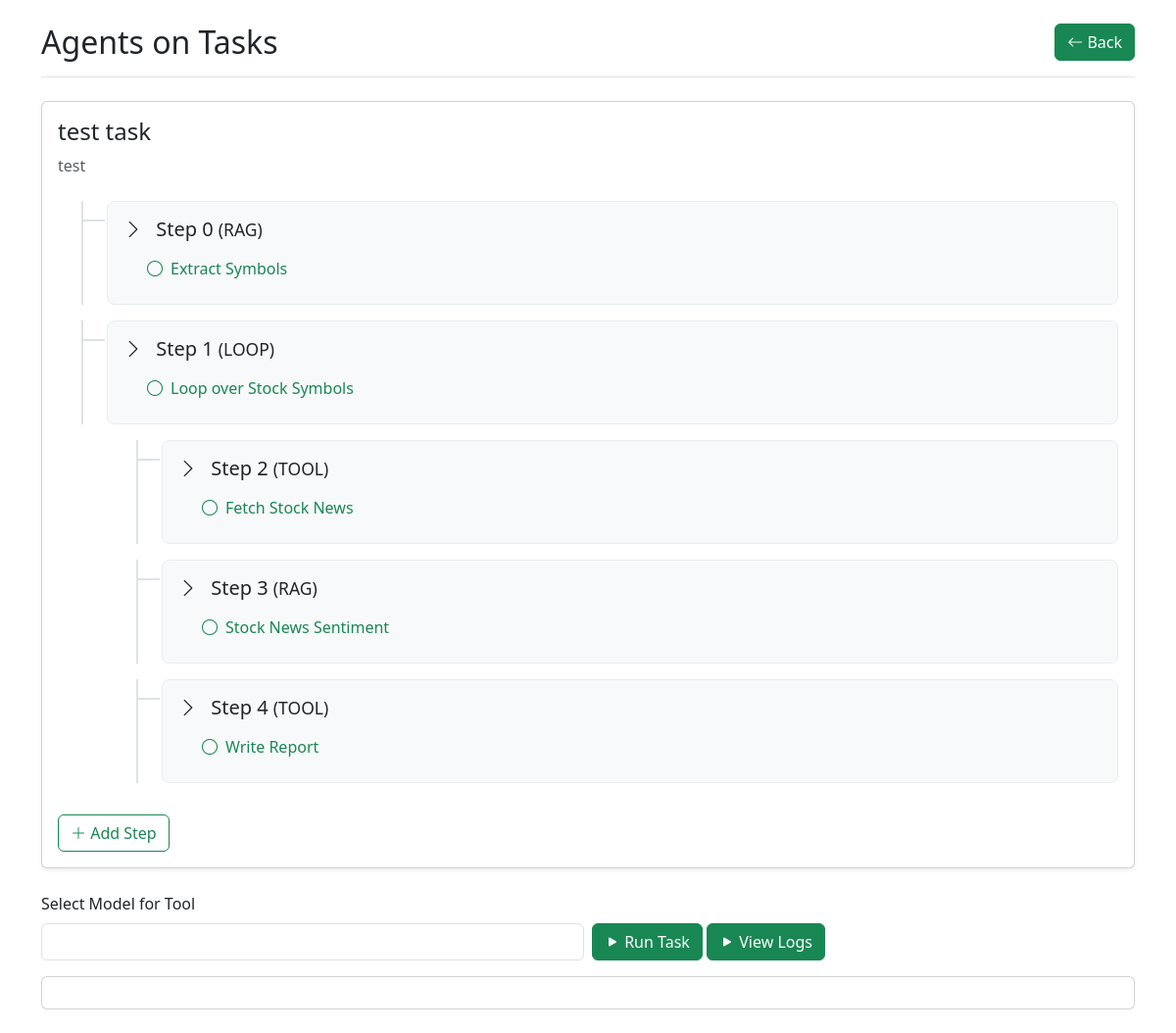
Page /task/edit/15 on the earlier database version.
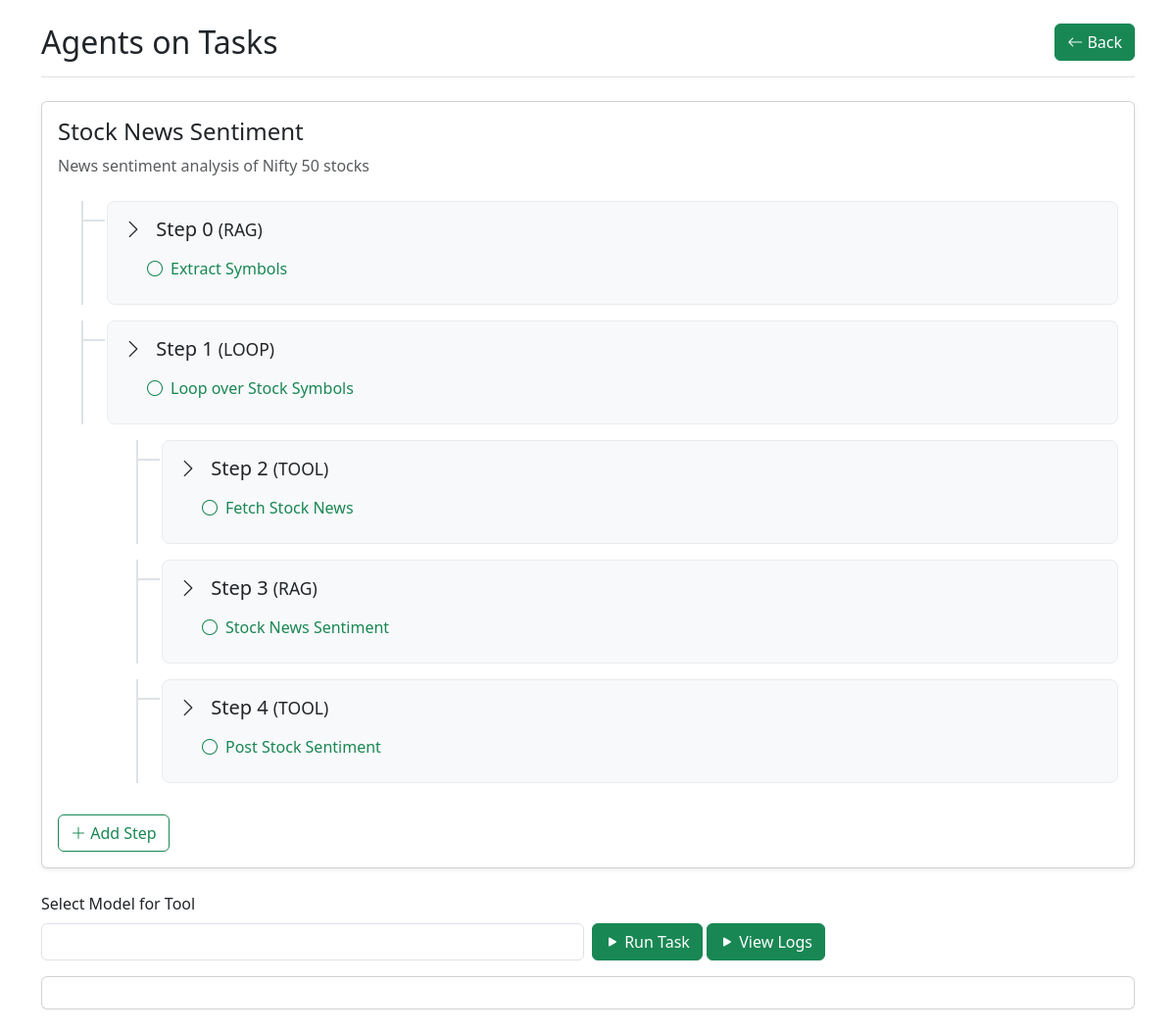
Same page on the later database version.
### agentoapp/models.py (models this page shows, shortened)
class Task(models.Model):
    name = models.CharField(max_length=100)
    description = models.CharField(max_length=100)

class SubTask(models.Model):
    belongs_to = models.ForeignKey(Task,on_delete=models.DO_NOTHING)
    type = models.CharField(max_length=20,choices=(("TOOL",'Tool'),('RAG','RAG'),('LOOP','Loop')))
    model = models.CharField(max_length=24)
    name = models.CharField(max_length=100)
    context = models.CharField(max_length=2048)
    instruction = models.CharField(max_length=2048)
    outputFormatInstruction = models.CharField(max_length=2048)
    knowledgerep = models.ForeignKey(KnowledgeRep,on_delete=models.DO_NOTHING,null=True,blank=True)
    step = models.IntegerField()
    def __str__(self):
        return self.name

### agentoapp/views.py (the view, shortened to what this page needs)
# urls.py: path('task/<str:action>/<int:id>', name='task',view=task),
def task(request,action,id):
    print(action,id)
    print(request.POST)
    if action == 'create' and request.method == 'POST':
        taskName = request.POST.get('taskName','')
        taskDescription = request.POST.get('taskDescription','')
        print(taskName,taskDescription)
        Task.objects.create(name=taskName,description=taskDescription)
    task = None
    steps = None
    st_list = []
    subtasks = None
    if id:
        task = Task.objects.get(id=id)
        for st in SubTask.objects.filter(belongs_to=id).order_by('step'):
            print(st)
            current_step = st.step
            found = False
            for stl in st_list:
                if stl['step'] == current_step:
                    found = True
                    stl['subtasks'].append(st)
            if not found:
                st_list.append({'step':st.step, 'subtasks':[st]})
                found = False
        subtasks = SubTask.objects.filter(belongs_to=id).order_by('step')
        print(subtasks)
    if action == 'run':
        print("RUN")
        model = request.GET.get('model', 'llama3.1:latest')
        answer = execute_task_run(id=id,model=model)
        return HttpResponse(answer)
    response: ListResponse = list()
    available_models = [model.model for model in response.models]
    print(available_models)
    return render(request,'agentoapp/task.html',context={'action':action,'id':id,'task':task,'st_list':st_list,'available_models':available_models,'subtasks':subtasks})

### agentoapp/templates/agentoapp/task.html (shortened to what the changed rows need)
<!DOCTYPE html>
<html lang="en">
<head>
    <link href="https://cdn.jsdelivr.net/npm/bootstrap@5.3.3/dist/css/bootstrap.min.css" rel="stylesheet"
>
    <link rel="stylesheet" href="https://cdn.jsdelivr.net/npm/bootstrap-icons@1.11.3/font/bootstrap-icons.min.css">
</head>
<body class="container py-4">
    <header class="border-bottom pb-3 mb-4">
        <div class="d-flex justify-content-between align-items-center">
            <h1 class="h2 mb-0">Agents on Tasks</h1>
        </div>
    </header>
    <main>
        {% if action == 'create' %}
        <div class="container">
            <div class="card shadow-sm">
                <div class="card-body">
                    <h2 class="h4 mb-4">Create a new Task</h2>
                    <form method="POST" action="{% url 'agentoapp:task' action='create' id=0 %}"
                        class="needs-validation">
                        {% csrf_token %}
                        <div class="mb-3">
                            <label for="taskName" class="form-label">Task Name</label>
                            <input type="text" class="form-control" name="taskName" id="taskName"
                                placeholder="Enter task name" required>
                        </div>
                        <div class="mb-3">
                            <label for="taskDescription" class="form-label">Description</label>
                            <textarea class="form-control" name="taskDescription" id="taskDescription" rows="3"
                                placeholder="Enter task description"></textarea>
                        </div>
                        <button type="submit" class="btn btn-primary">
                            <i class="bi bi-check-lg"></i> Create Task
                        </button>
                    </form>
                </div>
            </div>
        </div>
        {% elif action == 'edit' %}
        <div class="card shadow-sm">
            <div class="card-body">
                <div class="task-tree">
                    <div class="task-header mb-4">
                        <h2 class="h4 mb-2">{{task.name}}</h2>
                        <p class="text-muted">{{task.description}}</p>
                    </div>
                    <div id="subTasks">
                        {% for st in subtasks %}
                        <div class="step-item {{st.type}}">
                            <div class="step-container">
                                <div class="d-flex justify-content-between align-items-center mb-3">
                                    <h3 class="h5 mb-0">
                                        <a class="text-dark text-decoration-none step" data-bs-toggle="collapse"
                                            href="#step{{st.step}}" role="button">
                                            <i class="bi bi-chevron-right collapse-icon me-2"></i>
                                            Step {{st.step}} <small>({{st.type}})</small>
                                        </a>
                                    </h3>
                                </div>
                                <div class="collapse show" id="step{{st.step}}">
                                    <div class="ps-4">
                                        <div class="mb-2">
                                            <a href="/task/{{id}}/step/{{st.id}}/edit" class="subtask-link">
                                                <i class="bi bi-circle"></i>
                                                {{st.name}}
                                            </a>
                                        </div>
                                    </div>
                                </div>
                            </div>
                        </div>
                        {% endfor %}
                    </div>
                    <button id="addStep" class="btn btn-outline-success mt-3">
                        <i class="bi bi-plus-lg"></i> Add Step
                    </button>
                </div>
            </div>
        </div>
        <div class="mt-4">
            <div class="row g-2 align-items-end mb-3">
                <div class="col-md-6">
                    <label for="modelSelect" class="form-label">Select Model for Tool</label>
                    <select class="form-control" id="modelSelect" name="model">
                        <option></option>
                    </select>
                </div>
                <div class="col-md-6">
                    <a id="runTaskBtn" href="/task/run/{{id}}" class="btn btn-success">
                        <i class="bi bi-play-fill"></i> Run Task
                    </a>
                    <a id="viewLogs" href="/task/viewlogs/{{id}}" target="_blank" class="btn btn-success">
                        <i class="bi bi-play-fill"></i> View Logs
                    </a>
                </div>
            </div>
            <div id="result" class="mt-3 card">
                <div class="card-body"></div>
            </div>
        </div>
        {% endif %}
    </main>
</body>
</html>

Differences in the rows shown:
changed Task: name "test task" → "Stock News Sentiment"; description "test" → "News sentiment analysis of Nifty 50 stocks"
changed SubTask: name "Write Report" → "Post Stock Sentiment"
